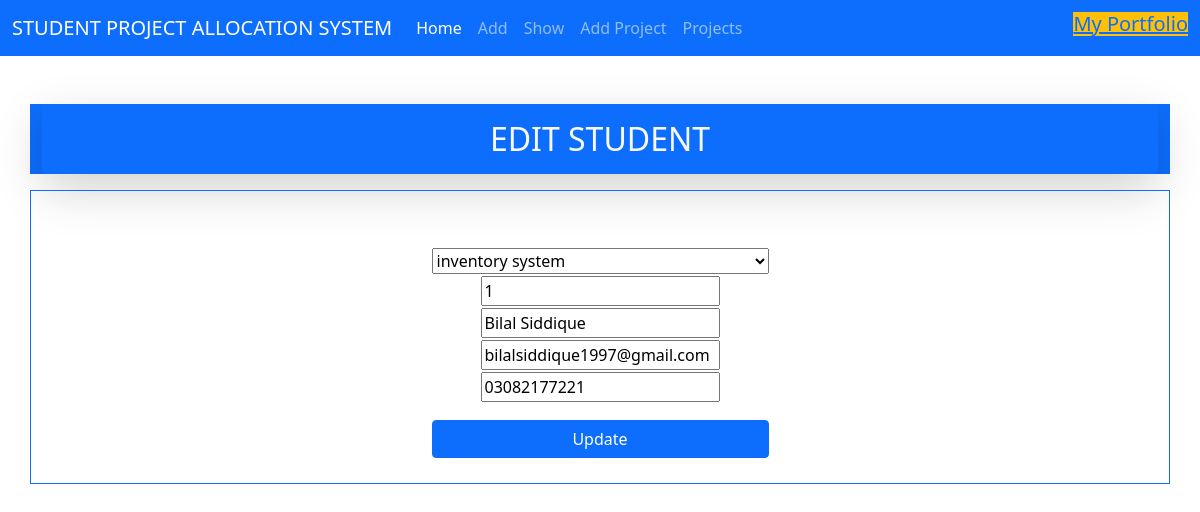
/edit/19, run on the app's committed database.
### myapp/models.py (models this page shows, shortened)
class Employee(models.Model):
    projectid = models.ForeignKey(Project, on_delete=models.CASCADE)
    eid = models.CharField(max_length=50)
    ename = models.CharField(max_length=50)
    email = models.EmailField()
    econtact = models.CharField(max_length=50)

### myapp/views.py (the view)
# urls.py: path('edit/<int:id>', views.edit, name='edit'),
def edit(request, id):
    employee = Employee.objects.get(id=id)
    prm = Project.objects.all().order_by('id')
    return render(request, 'edit.html', {'employee': employee, 'prm': prm})

### myapp/models.py (called while the page is built)
    def __str__(self):
        return self.projectname

### myapp/templates/edit.html (shortened to what this page needs)
<!DOCTYPE html>
<html lang="en">
<head>
    <link href="https://cdn.jsdelivr.net/npm/bootstrap@5.1.3/dist/css/bootstrap.min.css" rel="stylesheet"
>
</head>
<body>
    <nav class="navbar navbar-expand-lg navbar-dark bg-primary">
        <div class="container-fluid ">
            <a class="navbar-brand" href="#">STUDENT PROJECT ALLOCATION SYSTEM</a>
            <div class="collapse navbar-collapse" id="navbarScroll">
                <ul class="navbar-nav me-auto my-2 my-lg-0 navbar-nav-scroll" style="--bs-scroll-height: 100px;">
                    <li class="nav-item ">
                        <a class="nav-link active" aria-current="page" href="{% url 'myapp:home' %}">Home</a>
                    </li>
                    <li class="nav-item">
                        <a class="nav-link" href="{% url 'myapp:load_form' %}">Add</a>
                    </li>
                    <li class="nav-item">
                        <a class="nav-link" href="{% url 'myapp:showall' %}">Show</a>
                    </li>
                    <li class="nav-item">
                        <a class="nav-link" href="{% url 'myapp:addproject' %}">Add Project</a>
                    </li>
                    <li class="nav-item">
                        <a class="nav-link" href="{% url 'myapp:showproject' %}">Projects</a>
                    </li>
                </ul>
                <h5 class="bg-warning">
          <a class="text-sucess" target="_blank" href="https://www.bilalsiddique.tech/">My Portfolio</a>
        </h5>
            </div>
        </div>
    </nav>
    <div class="text-light container text-center mt-5 bg-primary">
        <h2 class="  shadow-lg p-3 mb-3 rounded">EDIT STUDENT</h2>
    </div>
    <div class="container p-4 text-center mt-2 border border-primary">
        <form class="d-flex justify-content-center mt-3" method="POST" action="/update/{{ employee.id }}">
            <table class="mt-3 ">
                <tr>
                    <td>
                        <select name="projectid" id="">
                            {% for i in prm %}
                            <option value="{{ i.id }}">
                                {{i.projectname}}
                            </option>
                            {% endfor %}
                        </select>
                    </td>
                </tr>
                <tr>
                    <td><input name="eid" required value="{{ employee.eid }}"></td>
                </tr>
                <tr>
                    <td><input name="ename" required value="{{ employee.ename }}"></td>
                </tr>
                <tr>
                    <td><input type="email" name="email" required value="{{ employee.email }}"></td>
                </tr>
                <tr>
                    <td><input name="econtact" required value="{{ employee.econtact }}"></td>
                </tr>
                <tr>
                    <td class="d-grid gap-2">
                        <button class="mt-3 btn btn-primary" type="submit">Update</button>
                    </td>
                </tr>
            </table>
        </form>
    </div>
</body>
</html>

### data on the page
Employee: eid "1", ename "Bilal Siddique", email "bilalsiddique1997@gmail.com", econtact "03082177221"

### other printed values
form field projectid "inventory system"
